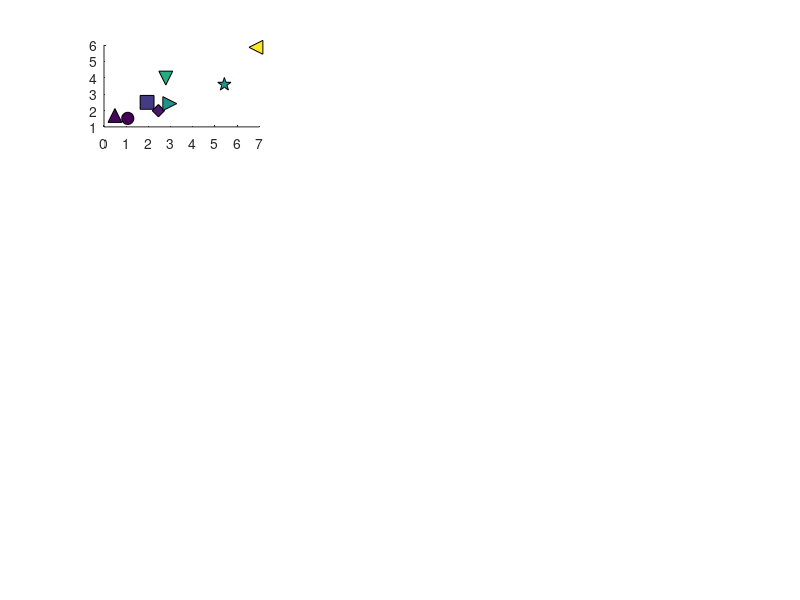

Here is the MATLAB script that generated this plot: (Note: this script raises an error after producing the figure.)
clear all; clc

label_size = 11; line_width = 1;   box_width = 0.5;
title_size = 10; tick_size = 10; text_size = 10;  
scatter_size = 10;  legend_size = 10;  colorbar_size= 10;

p_t_change = load('drought_P_T_change.txt');


% column 1-45_c_n, 2-45_c_f, 3-45_h_n, 4-45_h_f, 5-85_c_n, 6-85_c_f, 7-85_h_n, 8-85_h_f
t_change = nan(6,8);  % in (delta C),  row 1-NW, 2-SW, 3-MW, 4-GP, 5-NE, 6-SE
p_change = nan(6,8);  % in % change 

for i = 1:6
    data_p = p_t_change(p_t_change(:,4)==i,7:15);
    data_t = p_t_change(p_t_change(:,4)==i,16:24);
    
    data_p_mean = mean(data_p, 1);
    data_t_mean = mean(data_t, 1);

    for j = 1:8
        t_change(i,j) = data_t_mean(1,j+1) - data_t_mean(:,1);
        p_change(i,j) = (data_p_mean(:,j+1) - data_p_mean(:,1))./data_p_mean(:,1)*100;
    end
end


% column 1-45_c_n, 2-45_c_f, 3-45_h_n, 4-45_h_f, 5-85_c_n, 6-85_c_f, 7-85_h_n, 8-85_h_f
% change in %
md2ad_d1 = [5.8	7.2	6.4	9.9	6.0	10.7	9.8	13.8;
    10.7	15.3	9.6	14.2	10.4	19.4	9.7	22.3;
    4.5	22.8	9.4	26.6	8.8	35.5	16.3	39.6;
    -1.5	2.2	7.9	0.0	0.4	8.4	6.4	10.7;
    -20.8	-19.0	-11.8	-9.4	-13.7	-11.3	-18.1	-7.8;
    9.2	25.4	21.8	39.0	16.3	46.4	27.1	53.5];

md2hd_d1 = [0.2	1.5	0.6	2.0	1.2	4.0	1.3	4.4;
    2.2	7.1	4.1	7.4	4.3	9.9	5.2	10.4;
    3.1	10.5	4.0	11.6	3.4	18.2	7.3	18.7;
    -2.0	-2.2	-1.4	-3.0	-2.7	1.4	-1.1	0.7;
    -6.0	-5.6	-1.4	-0.5	-1.7	-1.3	-4.4	-1.2;
    2.0	7.3	6.0	13.6	4.9	15.1	8.2	18.7];






%% --------------------------------------------------------------------------------
% 1-D0 change, C1-NW

a1 = subplot(4,3,1)

c = 1;

% column 1-45_c_n, 2-45_c_f, 3-45_h_n, 4-45_h_f, 5-85_c_n, 6-85_c_f, 7-85_h_n, 8-85_h_f
p_change_c = p_change(c,:);  % 1x8
t_change_c = t_change(c,:);  % 1x8
p_ag_change = md2ad_d1(c,:);

scatter(p_change_c(1), t_change_c(1), 80, p_ag_change(1), 'filled', 'o', 'MarkerEdgeColor', 'k'); hold on;
scatter(p_change_c(2), t_change_c(2), 100, p_ag_change(2), 'filled', 'square', 'MarkerEdgeColor', 'k'); hold on;
scatter(p_change_c(3), t_change_c(3), 80, p_ag_change(3), 'filled', 'diamond', 'MarkerEdgeColor', 'k'); hold on;
scatter(p_change_c(4), t_change_c(4), 100, p_ag_change(4), 'filled', 'pentagram', 'MarkerEdgeColor', 'k'); hold on;
scatter(p_change_c(5), t_change_c(5), 100, p_ag_change(5), 'filled', '^', 'MarkerEdgeColor', 'k'); hold on;
scatter(p_change_c(6), t_change_c(6), 100, p_ag_change(6), 'filled', 'v', 'MarkerEdgeColor', 'k'); hold on;
scatter(p_change_c(7), t_change_c(7), 100, p_ag_change(7), 'filled', '>', 'MarkerEdgeColor', 'k'); hold on;
scatter(p_change_c(8), t_change_c(8), 100, p_ag_change(8), 'filled', '<', 'MarkerEdgeColor', 'k'); hold on;

colormap(a1, brewermap([],'Reds'));   

% xlabel('Δ Precipitation (%)', 'FontSize', label_size); 
ylabel('Δ Temperature (°C)', 'FontSize', label_size); 
grid on; box on;
colorbar
text(0.02, 0.90, '(a1) NW', 'FontSize', text_size, 'FontWeight','bold', 'Units', 'normalized')







% ----------------------------------------------------------------------------------------------------------------
% 2-D0 change, C2-SW
a2 = subplot(4,3,2)

c = 2;

% column 1-45_c_n, 2-45_c_f, 3-45_h_n, 4-45_h_f, 5-85_c_n, 6-85_c_f, 7-85_h_n, 8-85_h_f
p_change_c = p_change(c,:);  % 1x8
t_change_c = t_change(c,:);  % 1x8
p_ag_change = md2ad_d1(c,:);

scatter(p_change_c(1), t_change_c(1), 80, p_ag_change(1), 'filled', 'o', 'MarkerEdgeColor', 'k'); hold on;
scatter(p_change_c(2), t_change_c(2), 100, p_ag_change(2), 'filled', 'square', 'MarkerEdgeColor', 'k'); hold on;
scatter(p_change_c(3), t_change_c(3), 80, p_ag_change(3), 'filled', 'diamond', 'MarkerEdgeColor', 'k'); hold on;
scatter(p_change_c(4), t_change_c(4), 100, p_ag_change(4), 'filled', 'pentagram', 'MarkerEdgeColor', 'k'); hold on;
scatter(p_change_c(5), t_change_c(5), 100, p_ag_change(5), 'filled', '^', 'MarkerEdgeColor', 'k'); hold on;
scatter(p_change_c(6), t_change_c(6), 100, p_ag_change(6), 'filled', 'v', 'MarkerEdgeColor', 'k'); hold on;
scatter(p_change_c(7), t_change_c(7), 100, p_ag_change(7), 'filled', '>', 'MarkerEdgeColor', 'k'); hold on;
scatter(p_change_c(8), t_change_c(8), 100, p_ag_change(8), 'filled', '<', 'MarkerEdgeColor', 'k'); hold on;
colormap(a2, brewermap([],'Reds'));   

% xlabel('Δ Precipitation (%)', 'FontSize', label_size); 
% ylabel('Δ Temperature (°C)', 'FontSize', label_size); 
grid on; box on;
colorbar
text(0.02, 0.90, '(a2) SW', 'FontSize', text_size, 'FontWeight','bold', 'Units', 'normalized')



% ----------------------------------------------------------------------------------------------------------------
% 3-D0 change, C3-MW
a3 = subplot(4,3,3)

c = 3;

% column 1-45_c_n, 2-45_c_f, 3-45_h_n, 4-45_h_f, 5-85_c_n, 6-85_c_f, 7-85_h_n, 8-85_h_f
p_change_c = p_change(c,:);  % 1x8
t_change_c = t_change(c,:);  % 1x8
p_ag_change = md2ad_d1(c,:);

scatter(p_change_c(1), t_change_c(1), 80, p_ag_change(1), 'filled', 'o', 'MarkerEdgeColor', 'k'); hold on;
scatter(p_change_c(2), t_change_c(2), 100, p_ag_change(2), 'filled', 'square', 'MarkerEdgeColor', 'k'); hold on;
scatter(p_change_c(3), t_change_c(3), 80, p_ag_change(3), 'filled', 'diamond', 'MarkerEdgeColor', 'k'); hold on;
scatter(p_change_c(4), t_change_c(4), 100, p_ag_change(4), 'filled', 'pentagram', 'MarkerEdgeColor', 'k'); hold on;
scatter(p_change_c(5), t_change_c(5), 100, p_ag_change(5), 'filled', '^', 'MarkerEdgeColor', 'k'); hold on;
scatter(p_change_c(6), t_change_c(6), 100, p_ag_change(6), 'filled', 'v', 'MarkerEdgeColor', 'k'); hold on;
scatter(p_change_c(7), t_change_c(7), 100, p_ag_change(7), 'filled', '>', 'MarkerEdgeColor', 'k'); hold on;
scatter(p_change_c(8), t_change_c(8), 100, p_ag_change(8), 'filled', '<', 'MarkerEdgeColor', 'k'); hold on;
colormap(a3, brewermap([],'Reds'));   

% xlabel('Δ Precipitation (%)', 'FontSize', label_size); 
% ylabel('Δ Temperature (°C)', 'FontSize', label_size); 
grid on; box on;
colorbar
text(0.02, 0.90, '(a3) MW', 'FontSize', text_size, 'FontWeight','bold', 'Units', 'normalized')




% ----------------------------------------------------------------------------------------------------------------
% 4-D0 change, C4-GP
a4 = subplot(4,3,4)

c = 4;

% column 1-45_c_n, 2-45_c_f, 3-45_h_n, 4-45_h_f, 5-85_c_n, 6-85_c_f, 7-85_h_n, 8-85_h_f
p_change_c = p_change(c,:);  % 1x8
t_change_c = t_change(c,:);  % 1x8
p_ag_change = md2ad_d1(c,:);

scatter(p_change_c(1), t_change_c(1), 80, p_ag_change(1), 'filled', 'o', 'MarkerEdgeColor', 'k'); hold on;
scatter(p_change_c(2), t_change_c(2), 100, p_ag_change(2), 'filled', 'square', 'MarkerEdgeColor', 'k'); hold on;
scatter(p_change_c(3), t_change_c(3), 80, p_ag_change(3), 'filled', 'diamond', 'MarkerEdgeColor', 'k'); hold on;
scatter(p_change_c(4), t_change_c(4), 100, p_ag_change(4), 'filled', 'pentagram', 'MarkerEdgeColor', 'k'); hold on;
scatter(p_change_c(5), t_change_c(5), 100, p_ag_change(5), 'filled', '^', 'MarkerEdgeColor', 'k'); hold on;
scatter(p_change_c(6), t_change_c(6), 100, p_ag_change(6), 'filled', 'v', 'MarkerEdgeColor', 'k'); hold on;
scatter(p_change_c(7), t_change_c(7), 100, p_ag_change(7), 'filled', '>', 'MarkerEdgeColor', 'k'); hold on;
scatter(p_change_c(8), t_change_c(8), 100, p_ag_change(8), 'filled', '<', 'MarkerEdgeColor', 'k'); hold on;
colormap(a4, brewermap([],'*RdBu'));   
caxis([-10,10])

% xlabel('Δ Precipitation (%)', 'FontSize', label_size); 
ylabel('Δ Temperature (°C)', 'FontSize', label_size); 
grid on; box on;
colorbar
text(0.02, 0.90, '(a4) GP', 'FontSize', text_size, 'FontWeight','bold', 'Units', 'normalized')




% ----------------------------------------------------------------------------------------------------------------
% 5-D0 change, C5-NE
a5 = subplot(4,3,5)

c = 5;

% column 1-45_c_n, 2-45_c_f, 3-45_h_n, 4-45_h_f, 5-85_c_n, 6-85_c_f, 7-85_h_n, 8-85_h_f
p_change_c = p_change(c,:);  % 1x8
t_change_c = t_change(c,:);  % 1x8
p_ag_change = md2ad_d1(c,:);

scatter(p_change_c(1), t_change_c(1), 80, p_ag_change(1), 'filled', 'o', 'MarkerEdgeColor', 'k'); hold on;
scatter(p_change_c(2), t_change_c(2), 100, p_ag_change(2), 'filled', 'square', 'MarkerEdgeColor', 'k'); hold on;
scatter(p_change_c(3), t_change_c(3), 80, p_ag_change(3), 'filled', 'diamond', 'MarkerEdgeColor', 'k'); hold on;
scatter(p_change_c(4), t_change_c(4), 100, p_ag_change(4), 'filled', 'pentagram', 'MarkerEdgeColor', 'k'); hold on;
scatter(p_change_c(5), t_change_c(5), 100, p_ag_change(5), 'filled', '^', 'MarkerEdgeColor', 'k'); hold on;
scatter(p_change_c(6), t_change_c(6), 100, p_ag_change(6), 'filled', 'v', 'MarkerEdgeColor', 'k'); hold on;
scatter(p_change_c(7), t_change_c(7), 100, p_ag_change(7), 'filled', '>', 'MarkerEdgeColor', 'k'); hold on;
scatter(p_change_c(8), t_change_c(8), 100, p_ag_change(8), 'filled', '<', 'MarkerEdgeColor', 'k'); hold on;
colormap(a5, brewermap([],'*Blues'));   
% caxis([-7,7])

% xlabel('Δ Precipitation (%)', 'FontSize', label_size); 
% ylabel('Δ Temperature (°C)', 'FontSize', label_size); 
grid on; box on;
colorbar
text(0.02, 0.90, '(a5) NE', 'FontSize', text_size, 'FontWeight','bold', 'Units', 'normalized')






% ----------------------------------------------------------------------------------------------------------------
% 6-D0 change, C6-SE
a6 = subplot(4,3,6)

c = 6;

% column 1-45_c_n, 2-45_c_f, 3-45_h_n, 4-45_h_f, 5-85_c_n, 6-85_c_f, 7-85_h_n, 8-85_h_f
p_change_c = p_change(c,:);  % 1x8
t_change_c = t_change(c,:);  % 1x8
p_ag_change = md2ad_d1(c,:);

scatter(p_change_c(1), t_change_c(1), 80, p_ag_change(1), 'filled', 'o', 'MarkerEdgeColor', 'k'); hold on;
scatter(p_change_c(2), t_change_c(2), 100, p_ag_change(2), 'filled', 'square', 'MarkerEdgeColor', 'k'); hold on;
scatter(p_change_c(3), t_change_c(3), 80, p_ag_change(3), 'filled', 'diamond', 'MarkerEdgeColor', 'k'); hold on;
scatter(p_change_c(4), t_change_c(4), 100, p_ag_change(4), 'filled', 'pentagram', 'MarkerEdgeColor', 'k'); hold on;
scatter(p_change_c(5), t_change_c(5), 100, p_ag_change(5), 'filled', '^', 'MarkerEdgeColor', 'k'); hold on;
scatter(p_change_c(6), t_change_c(6), 100, p_ag_change(6), 'filled', 'v', 'MarkerEdgeColor', 'k'); hold on;
scatter(p_change_c(7), t_change_c(7), 100, p_ag_change(7), 'filled', '>', 'MarkerEdgeColor', 'k'); hold on;
scatter(p_change_c(8), t_change_c(8), 100, p_ag_change(8), 'filled', '<', 'MarkerEdgeColor', 'k'); hold on;
colormap(a6, brewermap([],'Reds'));   

% xlabel('Δ Precipitation (%)', 'FontSize', label_size); 
% ylabel('Δ Temperature (°C)', 'FontSize', label_size); 
grid on; box on;
colorbar
text(0.02, 0.90, '(a6) SE', 'FontSize', text_size, 'FontWeight','bold', 'Units', 'normalized')





% ----------------------------------------------------------------------------------------------------------------
% 1-D0 change, C1-NW: M2H

a7 = subplot(4,3,7)

c = 1;

p_change_c = p_change(c,:);  % 1x8
t_change_c = t_change(c,:);  % 1x8
p_hy_change = md2hd_d1(c,:);

scatter(p_change_c(1), t_change_c(1), 80, p_hy_change(1), 'filled', 'o', 'MarkerEdgeColor', 'k'); hold on;
scatter(p_change_c(2), t_change_c(2), 100, p_hy_change(2), 'filled', 'square', 'MarkerEdgeColor', 'k'); hold on;
scatter(p_change_c(3), t_change_c(3), 80, p_hy_change(3), 'filled', 'diamond', 'MarkerEdgeColor', 'k'); hold on;
scatter(p_change_c(4), t_change_c(4), 100, p_hy_change(4), 'filled', 'pentagram', 'MarkerEdgeColor', 'k'); hold on;
scatter(p_change_c(5), t_change_c(5), 100, p_hy_change(5), 'filled', '^', 'MarkerEdgeColor', 'k'); hold on;
scatter(p_change_c(6), t_change_c(6), 100, p_hy_change(6), 'filled', 'v', 'MarkerEdgeColor', 'k'); hold on;
scatter(p_change_c(7), t_change_c(7), 100, p_hy_change(7), 'filled', '>', 'MarkerEdgeColor', 'k'); hold on;
scatter(p_change_c(8), t_change_c(8), 100, p_hy_change(8), 'filled', '<', 'MarkerEdgeColor', 'k'); hold on;
colormap(a7, brewermap([],'Reds'));   

grid on; box on;
colorbar
text(0.02, 0.90, '(b1) NW', 'FontSize', text_size, 'FontWeight','bold', 'Units', 'normalized')
% xlabel('Δ Precipitation (%)', 'FontSize', label_size); 
ylabel('Δ Temperature (°C)', 'FontSize', label_size); 



% ----------------------------------------------------------------------------------------------------------------
% 1-D0 change, C2-SW: M2H

a8 = subplot(4,3,8)

c = 2;

p_change_c = p_change(c,:);  % 1x8
t_change_c = t_change(c,:);  % 1x8
p_hy_change = md2hd_d1(c,:);

scatter(p_change_c(1), t_change_c(1), 80, p_hy_change(1), 'filled', 'o', 'MarkerEdgeColor', 'k'); hold on;
scatter(p_change_c(2), t_change_c(2), 100, p_hy_change(2), 'filled', 'square', 'MarkerEdgeColor', 'k'); hold on;
scatter(p_change_c(3), t_change_c(3), 80, p_hy_change(3), 'filled', 'diamond', 'MarkerEdgeColor', 'k'); hold on;
scatter(p_change_c(4), t_change_c(4), 100, p_hy_change(4), 'filled', 'pentagram', 'MarkerEdgeColor', 'k'); hold on;
scatter(p_change_c(5), t_change_c(5), 100, p_hy_change(5), 'filled', '^', 'MarkerEdgeColor', 'k'); hold on;
scatter(p_change_c(6), t_change_c(6), 100, p_hy_change(6), 'filled', 'v', 'MarkerEdgeColor', 'k'); hold on;
scatter(p_change_c(7), t_change_c(7), 100, p_hy_change(7), 'filled', '>', 'MarkerEdgeColor', 'k'); hold on;
scatter(p_change_c(8), t_change_c(8), 100, p_hy_change(8), 'filled', '<', 'MarkerEdgeColor', 'k'); hold on;
colormap(a8, brewermap([],'Reds'));   

grid on; box on;
colorbar
text(0.02, 0.90, '(b2) SW', 'FontSize', text_size, 'FontWeight','bold', 'Units', 'normalized')
% xlabel('Δ Precipitation (%)', 'FontSize', label_size); 
% ylabel('Δ Temperature (°C)', 'FontSize', label_size); 



% ----------------------------------------------------------------------------------------------------------------
% 1-D0 change, C3-MW: M2H

a9 = subplot(4,3,9)

c = 3;

p_change_c = p_change(c,:);  % 1x8
t_change_c = t_change(c,:);  % 1x8
p_hy_change = md2hd_d1(c,:);

scatter(p_change_c(1), t_change_c(1), 80, p_hy_change(1), 'filled', 'o', 'MarkerEdgeColor', 'k'); hold on;
scatter(p_change_c(2), t_change_c(2), 100, p_hy_change(2), 'filled', 'square', 'MarkerEdgeColor', 'k'); hold on;
scatter(p_change_c(3), t_change_c(3), 80, p_hy_change(3), 'filled', 'diamond', 'MarkerEdgeColor', 'k'); hold on;
scatter(p_change_c(4), t_change_c(4), 100, p_hy_change(4), 'filled', 'pentagram', 'MarkerEdgeColor', 'k'); hold on;
scatter(p_change_c(5), t_change_c(5), 100, p_hy_change(5), 'filled', '^', 'MarkerEdgeColor', 'k'); hold on;
scatter(p_change_c(6), t_change_c(6), 100, p_hy_change(6), 'filled', 'v', 'MarkerEdgeColor', 'k'); hold on;
scatter(p_change_c(7), t_change_c(7), 100, p_hy_change(7), 'filled', '>', 'MarkerEdgeColor', 'k'); hold on;
scatter(p_change_c(8), t_change_c(8), 100, p_hy_change(8), 'filled', '<', 'MarkerEdgeColor', 'k'); hold on;
colormap(a9, brewermap([],'Reds'));   

grid on; box on;
colorbar
text(0.02, 0.90, '(b3) MW', 'FontSize', text_size, 'FontWeight','bold', 'Units', 'normalized')
% xlabel('Δ Precipitation (%)', 'FontSize', label_size); 
% ylabel('Δ Temperature (°C)', 'FontSize', label_size); 




% ----------------------------------------------------------------------------------------------------------------
% 1-D0 change, C4-GP: M2H

a10 = subplot(4,3,10)

c = 4;

p_change_c = p_change(c,:);  % 1x8
t_change_c = t_change(c,:);  % 1x8
p_hy_change = md2hd_d1(c,:);

scatter(p_change_c(1), t_change_c(1), 80, p_hy_change(1), 'filled', 'o', 'MarkerEdgeColor', 'k'); hold on;
scatter(p_change_c(2), t_change_c(2), 100, p_hy_change(2), 'filled', 'square', 'MarkerEdgeColor', 'k'); hold on;
scatter(p_change_c(3), t_change_c(3), 80, p_hy_change(3), 'filled', 'diamond', 'MarkerEdgeColor', 'k'); hold on;
scatter(p_change_c(4), t_change_c(4), 100, p_hy_change(4), 'filled', 'pentagram', 'MarkerEdgeColor', 'k'); hold on;
scatter(p_change_c(5), t_change_c(5), 100, p_hy_change(5), 'filled', '^', 'MarkerEdgeColor', 'k'); hold on;
scatter(p_change_c(6), t_change_c(6), 100, p_hy_change(6), 'filled', 'v', 'MarkerEdgeColor', 'k'); hold on;
scatter(p_change_c(7), t_change_c(7), 100, p_hy_change(7), 'filled', '>', 'MarkerEdgeColor', 'k'); hold on;
scatter(p_change_c(8), t_change_c(8), 100, p_hy_change(8), 'filled', '<', 'MarkerEdgeColor', 'k'); hold on;
colormap(a10, brewermap([],'*RdBu'));   
caxis([-6,6]) 

grid on; box on;
colorbar
text(0.02, 0.90, '(b4) GP', 'FontSize', text_size, 'FontWeight','bold', 'Units', 'normalized')
xlabel('Δ Precipitation (%)', 'FontSize', label_size); 
ylabel('Δ Temperature (°C)', 'FontSize', label_size); 





% ----------------------------------------------------------------------------------------------------------------
% 1-D0 change, C5-NE: M2H

a11 = subplot(4,3,11)

c = 5;

p_change_c = p_change(c,:);  % 1x8
t_change_c = t_change(c,:);  % 1x8
p_hy_change = md2hd_d1(c,:);

scatter(p_change_c(1), t_change_c(1), 80, p_hy_change(1), 'filled', 'o', 'MarkerEdgeColor', 'k'); hold on;
scatter(p_change_c(2), t_change_c(2), 100, p_hy_change(2), 'filled', 'square', 'MarkerEdgeColor', 'k'); hold on;
scatter(p_change_c(3), t_change_c(3), 80, p_hy_change(3), 'filled', 'diamond', 'MarkerEdgeColor', 'k'); hold on;
scatter(p_change_c(4), t_change_c(4), 100, p_hy_change(4), 'filled', 'pentagram', 'MarkerEdgeColor', 'k'); hold on;
scatter(p_change_c(5), t_change_c(5), 100, p_hy_change(5), 'filled', '^', 'MarkerEdgeColor', 'k'); hold on;
scatter(p_change_c(6), t_change_c(6), 100, p_hy_change(6), 'filled', 'v', 'MarkerEdgeColor', 'k'); hold on;
scatter(p_change_c(7), t_change_c(7), 100, p_hy_change(7), 'filled', '>', 'MarkerEdgeColor', 'k'); hold on;
scatter(p_change_c(8), t_change_c(8), 100, p_hy_change(8), 'filled', '<', 'MarkerEdgeColor', 'k'); hold on;
colormap(a11, brewermap([],'*Blues'));   
% caxis([-6,6]) 

grid on; box on;
colorbar
text(0.02, 0.90, '(b5) NE', 'FontSize', text_size, 'FontWeight','bold', 'Units', 'normalized')
xlabel('Δ Precipitation (%)', 'FontSize', label_size); 
% ylabel('Δ Temperature (°C)', 'FontSize', label_size); 




% ----------------------------------------------------------------------------------------------------------------
% 1-D0 change, C6-SE: M2H

a12 = subplot(4,3,12)

c = 6;

p_change_c = p_change(c,:);  % 1x8
t_change_c = t_change(c,:);  % 1x8
p_hy_change = md2hd_d1(c,:);

scatter(p_change_c(1), t_change_c(1), 80, p_hy_change(1), 'filled', 'o', 'MarkerEdgeColor', 'k'); hold on;
scatter(p_change_c(2), t_change_c(2), 100, p_hy_change(2), 'filled', 'square', 'MarkerEdgeColor', 'k'); hold on;
scatter(p_change_c(3), t_change_c(3), 80, p_hy_change(3), 'filled', 'diamond', 'MarkerEdgeColor', 'k'); hold on;
scatter(p_change_c(4), t_change_c(4), 100, p_hy_change(4), 'filled', 'pentagram', 'MarkerEdgeColor', 'k'); hold on;
scatter(p_change_c(5), t_change_c(5), 100, p_hy_change(5), 'filled', '^', 'MarkerEdgeColor', 'k'); hold on;
scatter(p_change_c(6), t_change_c(6), 100, p_hy_change(6), 'filled', 'v', 'MarkerEdgeColor', 'k'); hold on;
scatter(p_change_c(7), t_change_c(7), 100, p_hy_change(7), 'filled', '>', 'MarkerEdgeColor', 'k'); hold on;
scatter(p_change_c(8), t_change_c(8), 100, p_hy_change(8), 'filled', '<', 'MarkerEdgeColor', 'k'); hold on;
colormap(a12, brewermap([],'Reds'));   
% caxis([-6,6]) 

grid on; box on;
colorbar
text(0.02, 0.90, '(b6) SE', 'FontSize', text_size, 'FontWeight','bold', 'Units', 'normalized')
xlabel('Δ Precipitation (%)', 'FontSize', label_size); 
% ylabel('Δ Temperature (°C)', 'FontSize', label_size); 






% all_axes = [a1, a2, a3, a4, a5, a6, a7, a8, a9, a10, a11, a12];  % assuming all 12 subplots are defined
% 
% for i = 1:length(all_axes)
%     axes(all_axes(i));
%     cb = colorbar;
%     cb.Position(3) = cb.Position(3) * 0.4;  % shrink width
% end

%% output the plot

fig = gcf;
fig.PaperUnits = 'inches';

% fig.PaperPosition = [0 0 17.7 8];
fig.PaperPosition = [0 0 13 10];
print('ScreenSizeFigure', '-dpng', '-r300')








